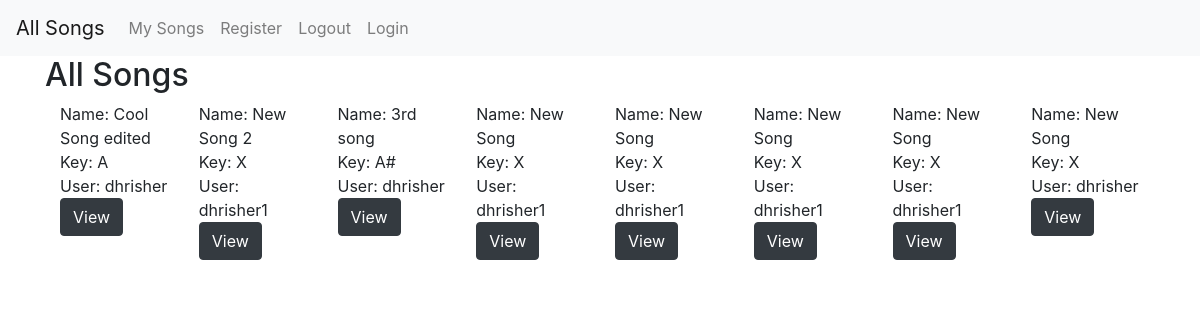
The page / on the database its author committed.
### tabs/models.py (models this page shows, shortened)
class Song(models.Model):
    user = models.ForeignKey(User, on_delete = models.SET_NULL, null=True)
    name = models.CharField(max_length = 20)
    key = models.CharField(max_length = 2)

### tabs/views.py (the view)
# urls.py: path('', views.song_list_all, name="songs_all"),
def song_list_all(request):
    current_user = request.user
    songs = Song.objects.all()
    context = {'songs': songs, 'current_user': current_user}
    return render(request, 'tabs/all_song_list.html', context)

### tabs/templates/tabs/all_song_list.html (shortened to what this page needs)
{% extends "tabs/base.html" %}
{% block body_block %}
<h2>All Songs</h2>
<div class="container">
    <div class="row align-items-start">
    {% for song in songs %}
        <div class="col">
            <span>Name: {{ song.name }}</span>
            <br>
            <span>Key: {{ song.key }}</span>
            <br>
            <span>User: {{ song.user.username }}</span>
            <a class="btn btn-dark" href="{% url 'detail' pk=song.pk %}">View</a>
        </div>
    {% endfor %}
</div>
</div>
{% endblock %}

### rows shown on the page
Song: name "Cool Song edited", key "A", user.username "dhrisher"
Song: name "New Song 2", key "X", user.username "dhrisher1"
Song: name "3rd song", key "A#", user.username "dhrisher"
Song: name "New Song", key "X", user.username "dhrisher1"
Song: name "New Song", key "X", user.username "dhrisher1"
Song: name "New Song", key "X", user.username "dhrisher1"
Song: name "New Song", key "X", user.username "dhrisher1"
Song: name "New Song", key "X", user.username "dhrisher"
